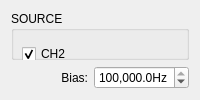
                <widget class="QWidget" name="FM">
                 <attribute name="title">
                  <string>FM</string>
                 </attribute>
                 <layout class="QGridLayout" name="gridLayout_15">
                  <item row="0" column="0" colspan="2">
                   <widget class="QGroupBox" name="MODULATION_FM_SOURCE">
                    <property name="font">
                     <font>
                      <bold>false</bold>
                     </font>
                    </property>
                    <property name="title">
                     <string>SOURCE</string>
                    </property>
                    <widget class="QCheckBox" name="MODULATION_FM_CH2">
                     <property name="geometry">
                      <rect>
                       <x>11</x>
                       <y>31</y>
                       <width>55</width>
                       <height>24</height>
                      </rect>
                     </property>
                     <property name="font">
                      <font>
                       <bold>false</bold>
                      </font>
                     </property>
                     <property name="text">
                      <string>CH2</string>
                     </property>
                     <property name="checked">
                      <bool>true</bool>
                     </property>
                     <property name="autoExclusive">
                      <bool>true</bool>
                     </property>
                    </widget>
                    <widget class="QCheckBox" name="MODULATION_FM_VCO_IN">
                     <property name="geometry">
                      <rect>
                       <x>189</x>
                       <y>31</y>
                       <width>114</width>
                       <height>24</height>
                      </rect>
                     </property>
                     <property name="font">
                      <font>
                       <bold>false</bold>
                      </font>
                     </property>
                     <property name="text">
                      <string>Ext. (VCO-IN)</string>
                     </property>
                     <property name="autoExclusive">
                      <bool>true</bool>
                     </property>
                    </widget>
                   </widget>
                  </item>
                  <item row="1" column="0">
                   <widget class="QLabel" name="label_13">
                    <property name="text">
                     <string>Bias:</string>
                    </property>
                    <property name="alignment">
                     <set>Qt::AlignRight|Qt::AlignTrailing|Qt::AlignVCenter</set>
                    </property>
                   </widget>
                  </item>
                  <item row="1" column="1">
                   <widget class="QDoubleSpinBox" name="MODULATION_FM_FREQUENCY_OFFSET">
                    <property name="showGroupSeparator" stdset="0">
                     <bool>true</bool>
                    </property>
                    <property name="suffix">
                     <string>Hz</string>
                    </property>
                    <property name="decimals">
                     <number>1</number>
                    </property>
                    <property name="minimum">
                     <double>0.000000000000000</double>
                    </property>
                    <property name="maximum">
                     <double>100000000000.000000000000000</double>
                    </property>
                    <property name="value">
                     <double>100000.000000000000000</double>
                    </property>
                   </widget>
                  </item>
                 </layout>
                </widget>
